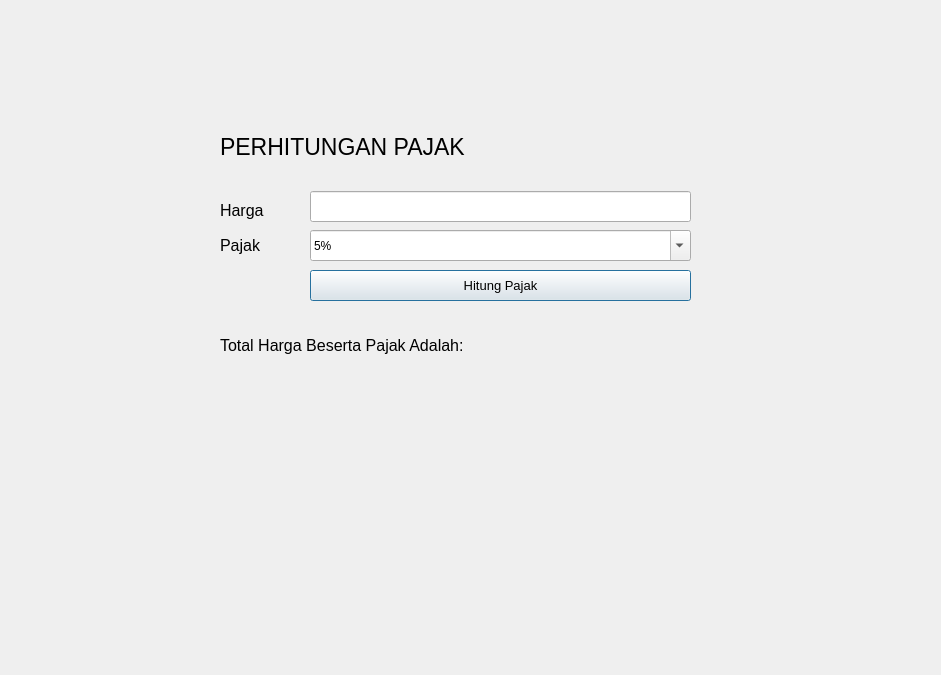
<?xml version="1.0" encoding="UTF-8"?>
<ui version="4.0">
 <class>Dialog</class>
 <widget class="QDialog" name="Dialog">
  <property name="geometry">
   <rect>
    <x>0</x>
    <y>0</y>
    <width>941</width>
    <height>675</height>
   </rect>
  </property>
  <property name="windowTitle">
   <string>Dialog</string>
  </property>
  <widget class="QLabel" name="label_2">
   <property name="geometry">
    <rect>
     <x>220</x>
     <y>150</y>
     <width>81</width>
     <height>121</height>
    </rect>
   </property>
   <property name="font">
    <font>
     <pointsize>12</pointsize>
    </font>
   </property>
   <property name="text">
    <string>Harga</string>
   </property>
  </widget>
  <widget class="QLineEdit" name="lineEdit">
   <property name="geometry">
    <rect>
     <x>310</x>
     <y>191</y>
     <width>381</width>
     <height>31</height>
    </rect>
   </property>
   <property name="text">
    <string/>
   </property>
  </widget>
  <widget class="QComboBox" name="comboBox">
   <property name="geometry">
    <rect>
     <x>310</x>
     <y>230</y>
     <width>381</width>
     <height>31</height>
    </rect>
   </property>
   <property name="editable">
    <bool>true</bool>
   </property>
   <property name="duplicatesEnabled">
    <bool>true</bool>
   </property>
   <item>
    <property name="text">
     <string>5%</string>
    </property>
   </item>
   <item>
    <property name="text">
     <string>10%</string>
    </property>
   </item>
   <item>
    <property name="text">
     <string>15%</string>
    </property>
   </item>
  </widget>
  <widget class="QPushButton" name="pushButton">
   <property name="geometry">
    <rect>
     <x>310</x>
     <y>270</y>
     <width>381</width>
     <height>31</height>
    </rect>
   </property>
   <property name="font">
    <font>
     <pointsize>10</pointsize>
    </font>
   </property>
   <property name="text">
    <string>Hitung Pajak</string>
   </property>
  </widget>
  <widget class="QLabel" name="label">
   <property name="geometry">
    <rect>
     <x>220</x>
     <y>130</y>
     <width>411</width>
     <height>34</height>
    </rect>
   </property>
   <property name="font">
    <font>
     <pointsize>17</pointsize>
    </font>
   </property>
   <property name="text">
    <string>PERHITUNGAN PAJAK</string>
   </property>
  </widget>
  <widget class="QLabel" name="label_3">
   <property name="geometry">
    <rect>
     <x>220</x>
     <y>330</y>
     <width>481</width>
     <height>31</height>
    </rect>
   </property>
   <property name="font">
    <font>
     <pointsize>12</pointsize>
    </font>
   </property>
   <property name="text">
    <string>Total Harga Beserta Pajak Adalah:</string>
   </property>
  </widget>
  <widget class="QLabel" name="label_4">
   <property name="geometry">
    <rect>
     <x>220</x>
     <y>230</y>
     <width>91</width>
     <height>31</height>
    </rect>
   </property>
   <property name="font">
    <font>
     <pointsize>12</pointsize>
    </font>
   </property>
   <property name="text">
    <string>Pajak</string>
   </property>
  </widget>
  <widget class="QWidget" name="gridLayoutWidget">
   <property name="geometry">
    <rect>
     <x>220</x>
     <y>110</y>
     <width>491</width>
     <height>281</height>
    </rect>
   </property>
   <layout class="QGridLayout" name="gridLayout"/>
  </widget>
 </widget>
 <resources/>
 <connections/>
</ui>
